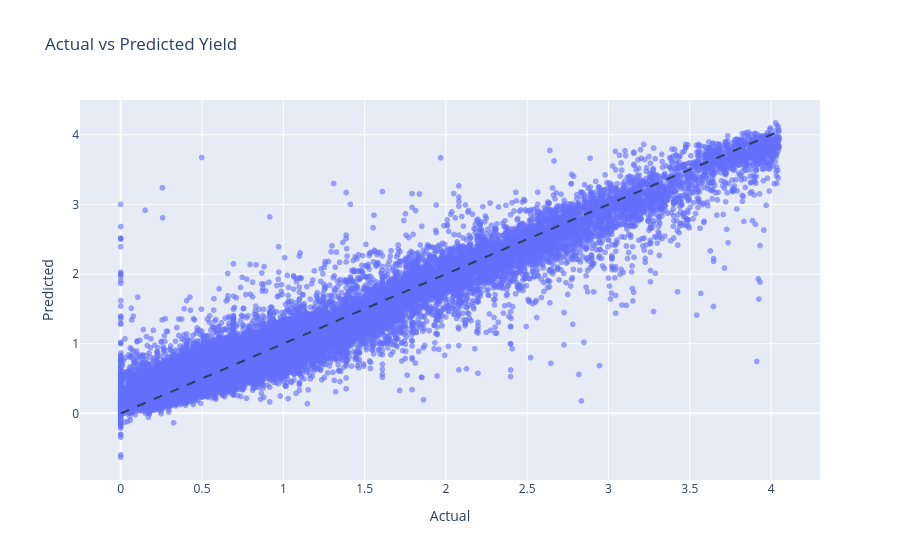

Source (notebook cell):
### Code cell
df_plot = pd.DataFrame({
    "Actual": y_test,
    "Predicted": y_pred
})

fig = px.scatter(
    df_plot,
    x="Actual",
    y="Predicted",
    title="Actual vs Predicted Yield",
    opacity=0.6
)

fig.add_shape(
    type="line",
    x0=df_plot["Actual"].min(),
    y0=df_plot["Actual"].min(),
    x1=df_plot["Actual"].max(),
    y1=df_plot["Actual"].max(),
    line=dict(dash="dash")
)

fig.show()

### Figure 1 — Plotly figure (JSON) as saved in the notebook; plotly's stock layout.template omitted (floating-point values rounded to 4 significant figures; data arrays with more than 128 entries replaced by an {"elided": "..."} marker saying what was removed)
{"data": [{"hovertemplate": "Actual=%{x}<br>Predicted=%{y}<extra></extra>", "legendgroup": "", "marker": {"color": "#636efa", "opacity": 0.6, "symbol": "circle"}, "mode": "markers", "name": "", "showlegend": false, "type": "scattergl", "x": {"elided": "47508 float values"}, "xaxis": "x", "y": {"elided": "47508 float values"}, "yaxis": "y"}], "layout": {"legend": {"tracegroupgap": 0}, "shapes": [{"line": {"dash": "dash"}, "type": "line", "x0": 0, "x1": 4.05, "y0": 0, "y1": 4.05}], "title": {"text": "Actual vs Predicted Yield"}, "xaxis": {"anchor": "y", "domain": [0, 1], "title": {"text": "Actual"}}, "yaxis": {"anchor": "x", "domain": [0, 1], "title": {"text": "Predicted"}}}}
